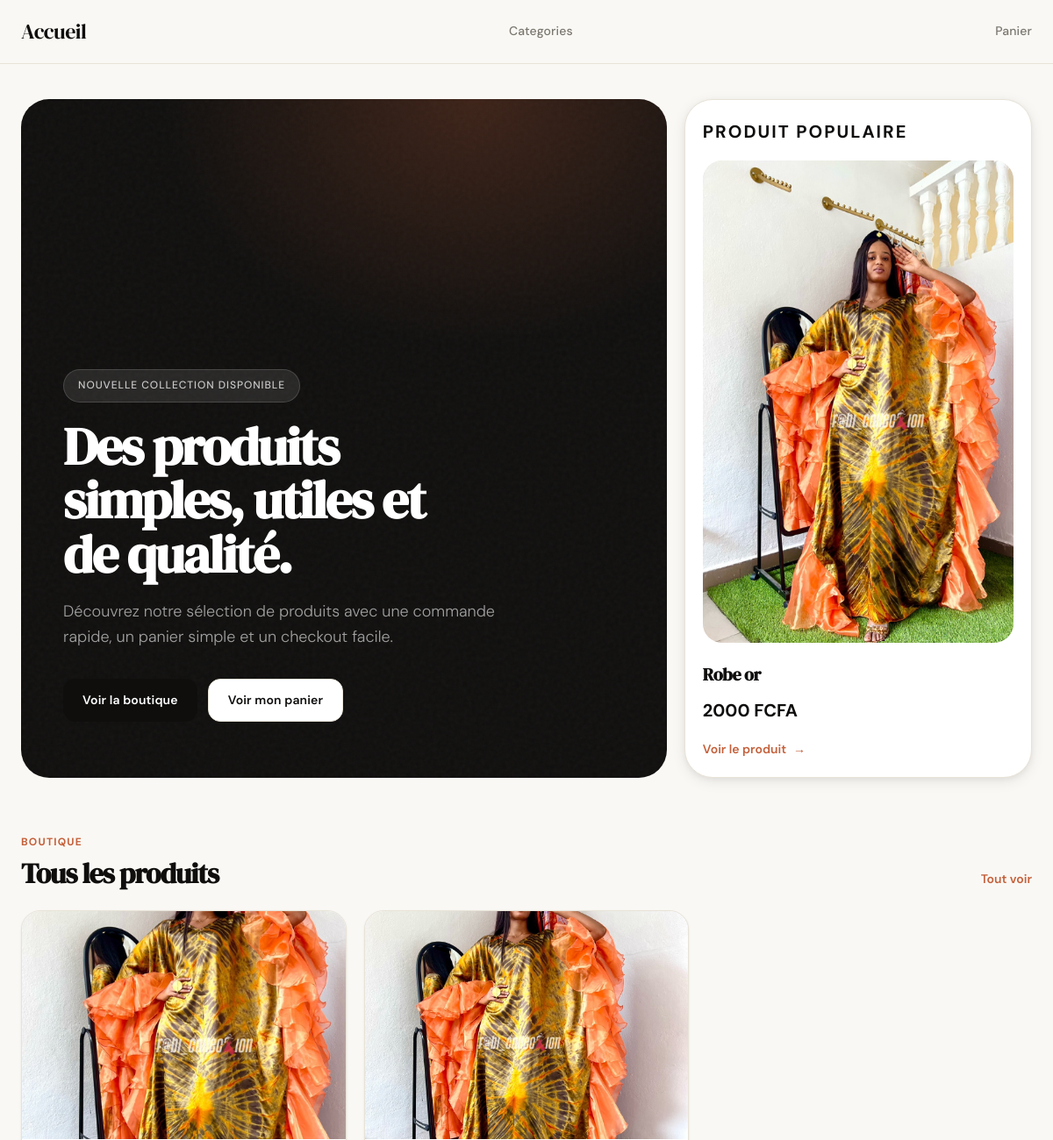
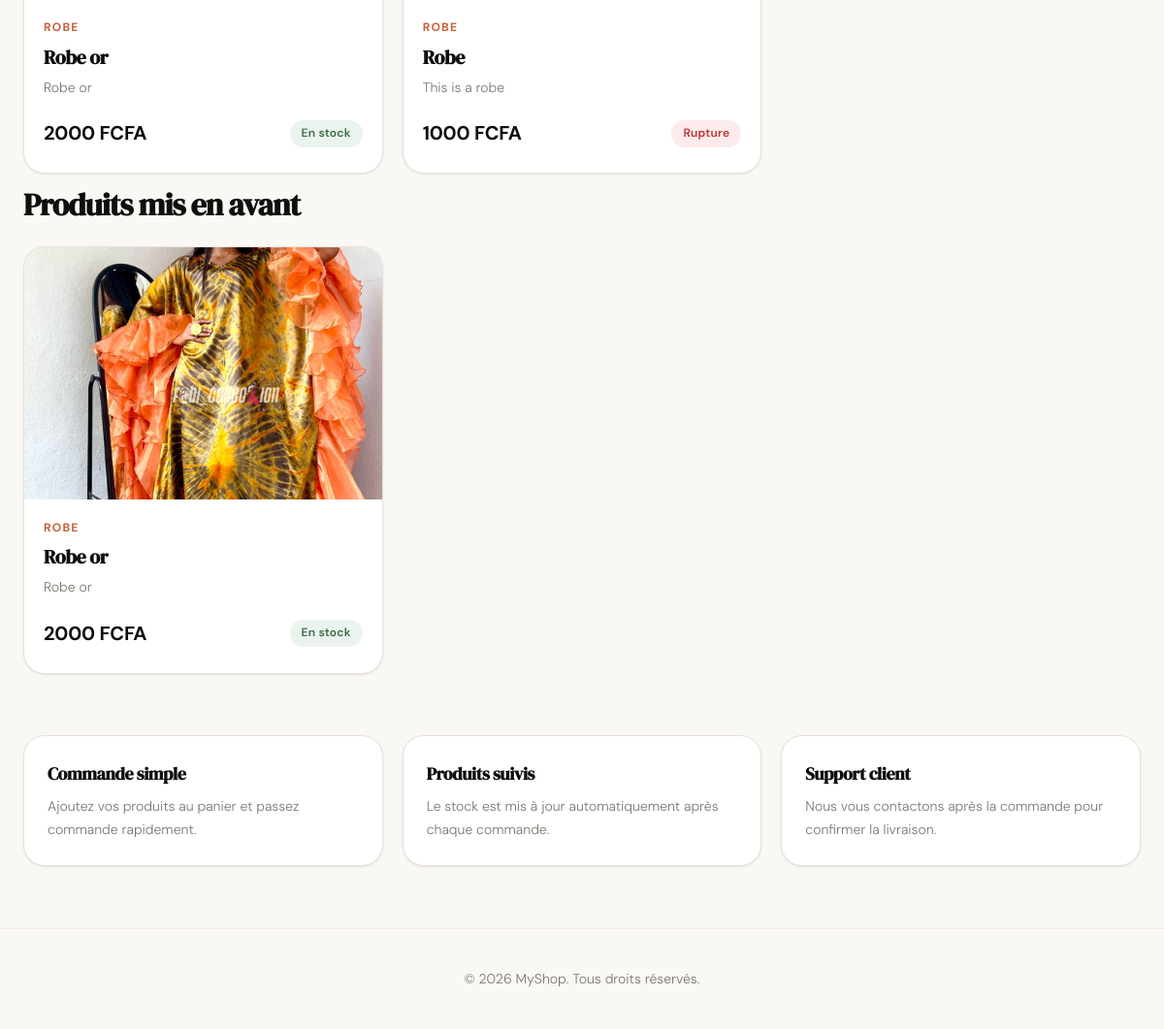
Before: / with the older database file (2 pictures, top to bottom).
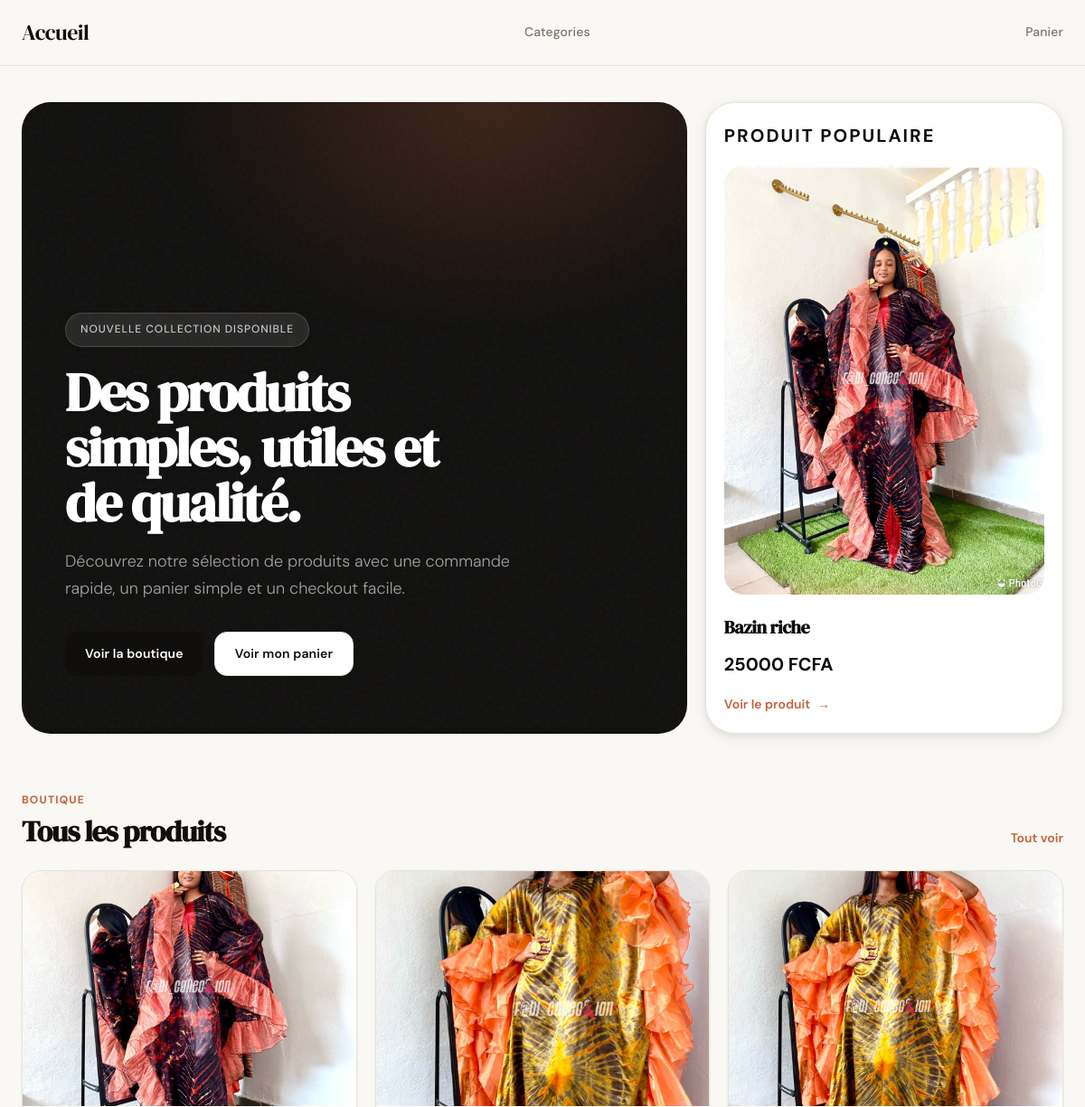
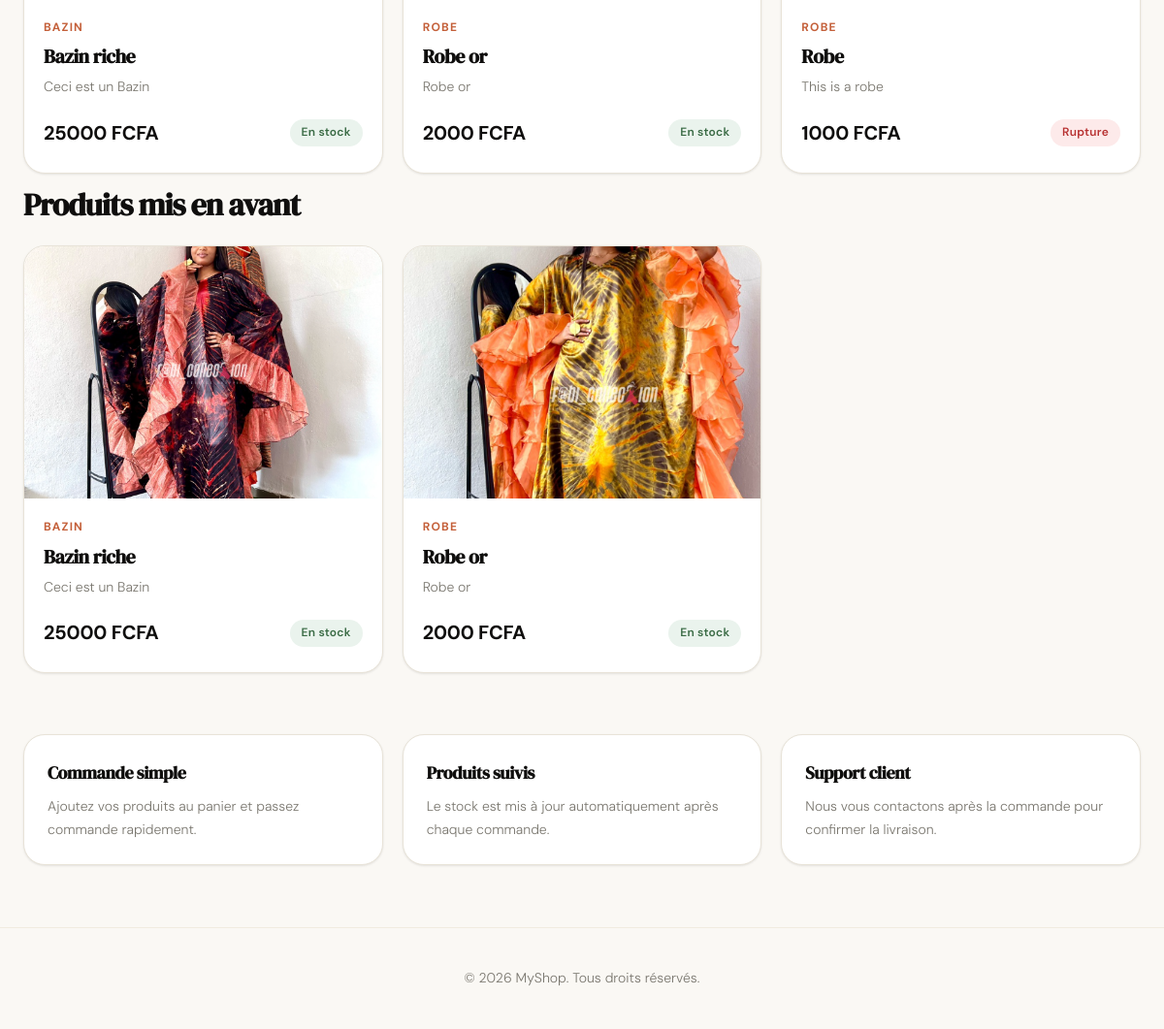
After: the same page with the newer database file (2 pictures, top to bottom).
### store/models.py (models this page shows, shortened)
class Product(models.Model):
    name = models.CharField(max_length=100)
    description = models.TextField()
    price = models.IntegerField()
    category = models.ForeignKey(to='Category', on_delete=models.CASCADE)
    image = models.ImageField(blank=True, null=True)
    stock = models.IntegerField()
    is_available = models.BooleanField(default=False)
    is_featured = models.BooleanField(default=False)
    created_at = models.DateTimeField(auto_now_add=True)
    updated_at = models.DateTimeField(auto_now=True)

class Category(models.Model):
    name = models.CharField(max_length=100)

### store/views.py (the view)
# urls.py: 2. Add a URL to urlpatterns:  path('', views.home, name='home')
def home(request):
    latest_products = Product.objects.all().order_by("-created_at")
    popular_products = Product.objects.filter(is_featured=True).order_by("-created_at")[:1]
    featured_products = Product.objects.filter(is_featured=True).order_by("-created_at")
    return render(request, 'home.html', {
        "latest_products": latest_products,
        "popular_products": popular_products,
        "featured_products": featured_products
    })

### store/templates/home.html (shortened to what the changed rows need)
{% extends 'base.html' %}
{% block content %}
<section class="hero">
    <div class="hero-content">
        <h1>Des produits simples, utiles et de qualité.</h1>
    </div>
    <div class="hero-card">
        <p class="hero-card-label">Produit populaire</p>
        {% for product in popular_products %}
            {% if product.image %}
                <img src="{{ product.image.url }}" alt="{{ product.name }}">
            {% endif %}
            <h2>{{ product.name }}</h2>
            <p>{{ product.price }} FCFA</p>
            <a href="{% url 'produit_detail' product.pk %}" class="hero-card-link">
                Voir le produit
            </a>
        {% empty %}
            <div class="hero-placeholder">
                <span>Aucun produit populaire</span>
            </div>
        {% endfor %}
    </div>
</section>
<section class="section-heading">
    <div>
        {% if active_category %}
            <h2>{{ active_category.name }}</h2>
        {% else %}
            <h2>Tous les produits</h2>
        {% endif %}
    </div>
</section>
<section class="products-grid">
    {% for product in latest_products %}
        <article class="product-card">
            <a href="{% url 'produit_detail' product.pk %}">
                {% if product.image %}
                    <img src="{{ product.image.url }}" alt="{{ product.name }}">
                {% else %}
                    <div class="product-image-placeholder">
                        <span>Aucune image</span>
                    </div>
                {% endif %}
            </a>
            <div class="product-card-body">
                <p class="product-category">{{ product.category.name }}</p>
                <h2>
                    <a href="{% url 'produit_detail' product.pk %}">
                        {{ product.name }}
                    </a>
                </h2>
                <p class="product-description">
                    {{ product.description|truncatewords:14 }}
                </p>
                <div class="product-bottom">
                    <p class="product-price">{{ product.price }} FCFA</p>
                    {% if product.stock > 0 and product.is_available %}
                        <span class="product-stock">En stock</span>
                    {% else %}
                        <span class="product-out">Rupture</span>
                    {% endif %}
                </div>
            </div>
        </article>
    {% empty %}
        <p>Aucun produit disponible pour le moment.</p>
    {% endfor %}
</section>
<section class="section-heading">
    <div>
        {% if active_category %}
            <h2>{{ active_category.name }}</h2>
        {% else %}
            <h2>Produits mis en avant</h2>
        {% endif %}
    </div>
</section>
<section class="products-grid">
    {% for product in featured_products %}
        <article class="product-card">
            <a href="{% url 'produit_detail' product.pk %}">
                {% if product.image %}
                    <img src="{{ product.image.url }}" alt="{{ product.name }}">
                {% else %}
                    <div class="product-image-placeholder">
                        <span>Aucune image</span>
                    </div>
                {% endif %}
            </a>
            <div class="product-card-body">
                <p class="product-category">{{ product.category.name }}</p>
                <h2>
                    <a href="{% url 'produit_detail' product.pk %}">
                        {{ product.name }}
                    </a>
                </h2>
                <p class="product-description">
                    {{ product.description|truncatewords:14 }}
                </p>
                <div class="product-bottom">
                    <p class="product-price">{{ product.price }} FCFA</p>
                    {% if product.stock > 0 and product.is_available %}
                        <span class="product-stock">En stock</span>
                    {% else %}
                        <span class="product-out">Rupture</span>
                    {% endif %}
                </div>
            </div>
        </article>
    {% empty %}
        <p>Aucun produit disponible pour le moment.</p>
    {% endfor %}
</section>
{% endblock %}

Changed rows visible on the page:
no longer on one of the page's lists (row unchanged): Product: name "Robe or", price "2000"
added Product: image (picture), name "Bazin riche", price "25000", category.name "BAZIN", description "Ceci est un Bazin", stock "En stock"
